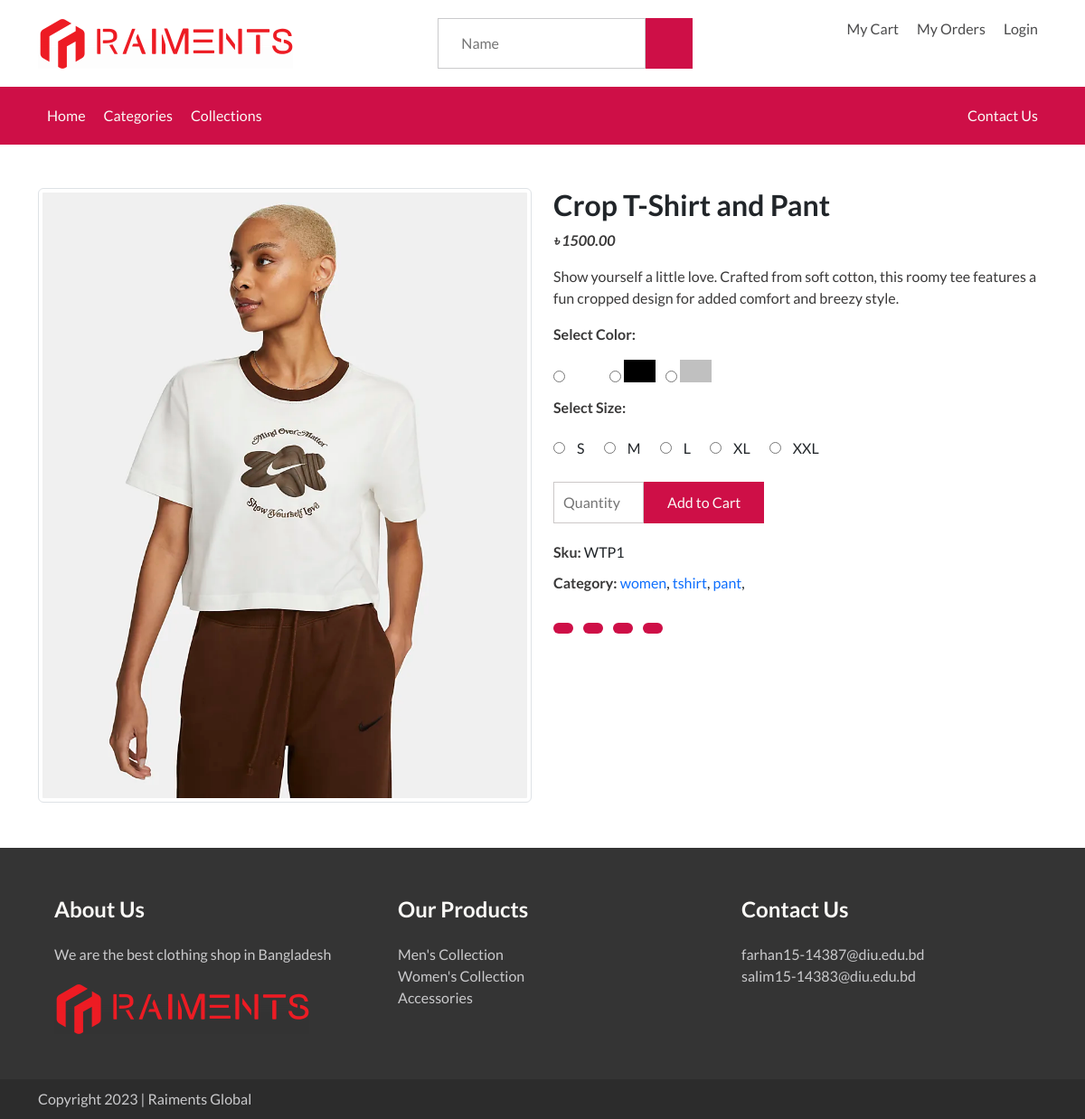
Screenshot of /product-view.php?id=12 with the database file from the repository.
### tables this page shows
CREATE TABLE `products` (
  `product_id` int(11) NOT NULL,
  `name` varchar(255) NOT NULL,
  `price` decimal(20,2) NOT NULL,
  `categories` varchar(255) NOT NULL,
  `sku` varchar(255) NOT NULL,
  `sizes` varchar(255) NOT NULL,
  `colors` text NOT NULL,
  `inventory` int(11) NOT NULL,
  `description` text NOT NULL,
  `image` varchar(255) NOT NULL,
  `added_on` timestamp NOT NULL DEFAULT current_timestamp()
);

### functions.php (called while the page is built, shortened)
<?php
require('db.php');
function get_product_by_id($product_id){
    global $con;
    $query = $con->prepare("select * from products where product_id = '$product_id'");
    $query->execute();
    return $query->fetch();
}
?>

### product-view.php (the view, shortened to what this page needs)
<?php
require("header.php");
?>
<?php
if (isset($_GET["id"])) {
    $product = get_product_by_id($_GET["id"]);
}
?>
<div class="container my-5">
    <div class="row">
        <div class="col-12 col-lg-6">
            <img class="img-fluid img-thumbnail h-100" src="./img/<?php echo $product['image']; ?>"/>
        </div>
        <div class="col-12 col-lg-6">
            <div class="product">
                <h2 class="product__heading"><?php echo $product['name']; ?></h2>
                <p class="product__price">৳ <?php echo $product['price']; ?></p>
                <p class="product__short-info"><?php echo $product['description']; ?></p>
                <form action="" method="post" onsubmit="return validate()">
                    <div class="product__feature">
                        <p class="product__feature__title d-block">Select Color: </p>
                        <?php
                        foreach (unserialize($product['colors']) as $item) {
                            echo "<span class=\"me-2\">
                                <input type=\"radio\" name=\"color\" id=\"color-$item\" value=\"$item\" />
                                 <label for=\"color-$item\" style=\"background-color:$item\" class=\"product__feature__color-select-label\"></label>
                                 </span>";
                        }
                        ?>
                    </div>
                    <div class="product__feature">
                        <p class="product__feature__title d-block">Select Size: </p>
                        <?php
                        foreach (unserialize($product['sizes']) as $item) {
                            echo "<span class=\"me-2\">
                                <input type=\"radio\" name=\"size\" id=\"size-$item\" value=\"$item\" />
                                 <label for=\"size-$item\" class=\"product__feature__size-select-label\">$item</label>
                                 </span>";
                        }
                        ?>
                    </div>
                    <div class="d-flex align-items-baseline">
                        <input type="number" class="form__input product__feature__select-quantity" name="quantity" id="quantity"
                               placeholder="Quantity"/>
                        <button class="btn">Add to Cart</button>
                    </div>
                </form>
                <div class="product__feature">
                    <span class="product__feature__title">Sku:</span> <span><?php echo $product['sku']; ?></span>
                </div>
                <div class="product__feature">
                    <span class="product__feature__title">Category:</span>
                    <span><?php foreach (unserialize($product['categories']) as $item) {
                            echo "<a href=\"/products.php?category=$item\">$item</a>, ";
                        } ?></span>
                </div>
                <div class="my-4">
                    <a href="#" class="btn btn--round me-2"><i class="lni lni-facebook-original"></i></a>
                    <a href="#" class="btn btn--round me-2"><i class="lni lni-google"></i></a>
                    <a href="#" class="btn btn--round me-2"><i class="lni lni-youtube"></i></a>
                    <a href="#" class="btn btn--round me-2"><i class="lni lni-discord-alt"></i></a>
                </div>
            </div>
        </div>
    </div>
</div>
<?php include("footer.php");?>

### css/style.css (style rules this page uses)
.product__heading { font-weight: 700; }
.product__price { color: #3a3939; font-weight: 600; font-style: italic; }
.product__short-info { color: #3a3939; font-weight: 400; }
.product__feature { margin: 10px 0px; }
.product__feature__title { color: #3a3939; font-weight: 600; }
.product__feature__select-quantity { max-width: 100px; margin: 0; }
.product__feature__color-select-label { width: 35px; height: 25px; }
.product__feature__size-select-label { padding: 5px 10px; }
* { margin: 0px; padding: 0px; box-sizing: border-box; }
a { text-decoration: none; }
body { font-family: "Lato", sans-serif; }
.btn { background-color: #ce0f47; padding: 10px 25px; border-radius: 0px; color: #FAF9F6; }
.btn--round { border-radius: 50px; padding: 5px 10px; }
.form__input { width: 100%; border: 1px solid #ccc8c8; margin: 10px 0; padding: 10px 10px; }

### rows the page displays
products: image (picture), name "Crop T-Shirt and Pant", price "1500.00", description "Show yourself a little love. Crafted from soft cotton, this roomy tee features a fun cropped design for added comfort and breezy style.", sizes "S", sizes "M", sizes "L", sizes "XL", sizes "XXL", sku "WTP1", categories "women", categories "tshirt", categories "pant"
